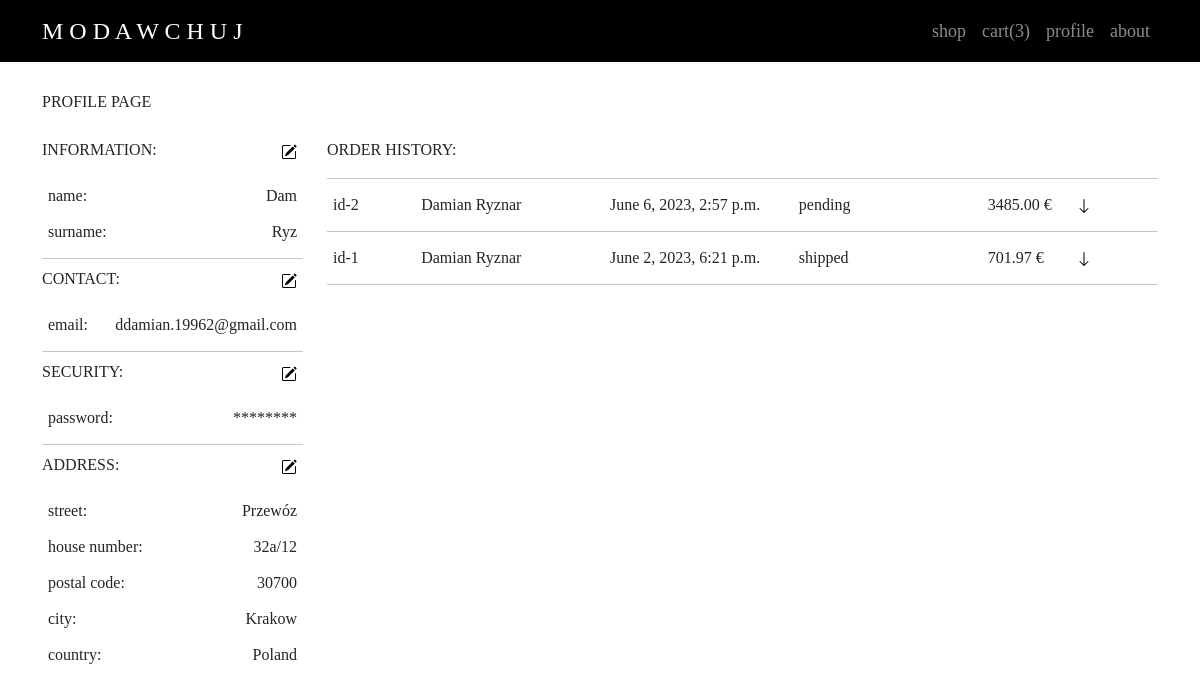
Before: /user/ (signed in) with the older database file.
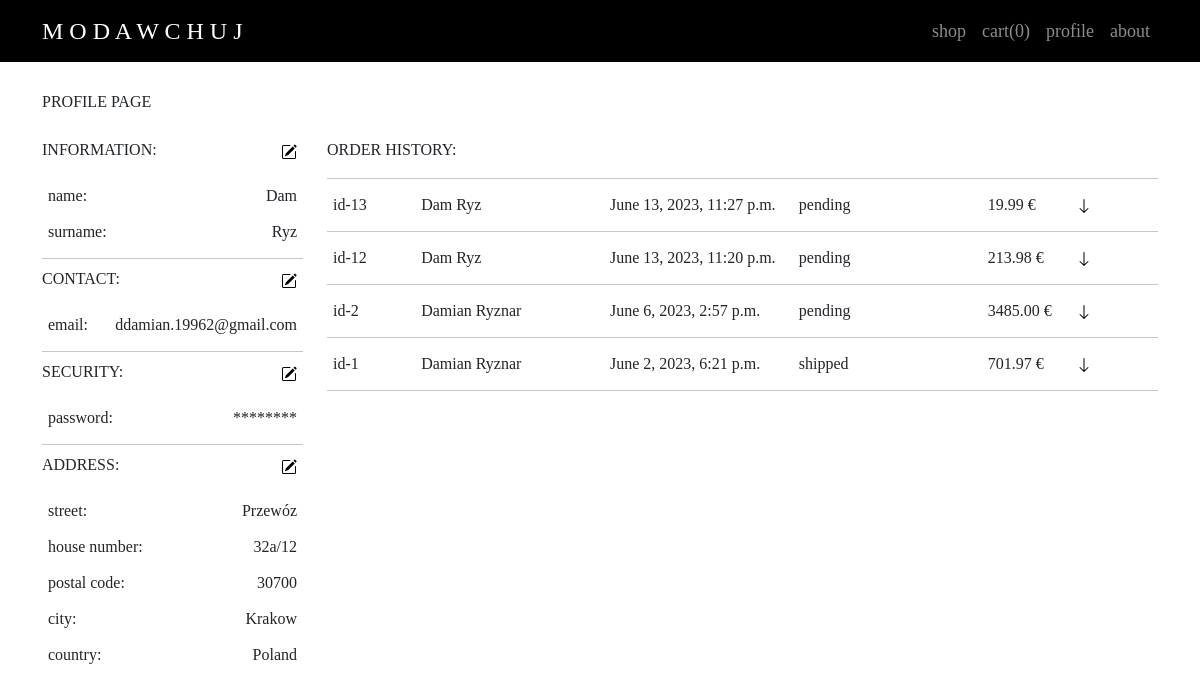
After: the same page with the newer database file.
### user/models.py (models this page shows)
class UserAddress(models.Model):
    user_id = models.ForeignKey(User, on_delete=models.CASCADE)
    country = models.CharField(max_length=56)
    city = models.CharField(max_length=128)
    postal = models.IntegerField()
    street = models.CharField(max_length=128)
    number = models.CharField(max_length=10)

class Order(models.Model):
    user_id = models.ForeignKey(User, on_delete=models.DO_NOTHING, null=True)
    stripe_id = models.CharField(max_length=500, null=True)
    email = models.CharField(max_length=128)
    date = models.DateTimeField()
    status = models.CharField(max_length=16, default=settings.ORDER_STATUSES[0])
    first_name = models.CharField(max_length=64)
    last_name = models.CharField(max_length=64)
    country = models.CharField(max_length=56)
    city = models.CharField(max_length=128)
    postal = models.IntegerField()
    street = models.CharField(max_length=128)
    number = models.CharField(max_length=10)
    def overall_price(self):
        price = 0.00
        items = OrderedItems.objects.values_list("quantity", "price_piece").filter(order_id=self.id)
        for item in items:
            price += item[0] * item[1]
        return price

### user/views.py (the view)
# urls.py: path("", views.profile, name="profile"),
@login_required
def profile(request):
    return render(request, "user/profile.html", {
        "user_address": get_user_address(request),
        "orders": get_user_orders(request),
        "cart": Cart.get_cart_items(request)
    })

### user/helpers.py (called while the page is built)
def get_user_address(request):
    try:
        address = UserAddress.objects.get(user_id=request.user.id)
    except ObjectDoesNotExist:
        address = None
    return address

def get_user_orders(request):
    orders_list = []
    orders = Order.objects.filter(user_id=request.user.id)
    for instance in orders:
        order = {}
        order["order_info"] = instance
        order["order_items"] = OrderedItems.objects.select_related("item_id").filter(order_id=instance.id)
        orders_list.append(order)
    return orders_list[::-1]

### user/models.py (called while the page is built, shortened)
    def overall_price(self):
        return self.quantity * self.price_piece

    def get_cart_items(request):
        if request.user.is_authenticated:
            return (Cart.objects.select_related("item_id").filter(user_id=request.user.id), Cart.get_cart_items_quantity(request))

    def get_cart_items_quantity(request):
        quantity = 0
        for item in Cart.objects.filter(user_id=request.user.id):
            quantity += item.quantity
        return quantity

### user/templates/user/profile.html (shortened to what this page needs)
{% extends "layout_main.html" %}
{% load socialaccount %}
{% load static %}
{% block body %}
    <link href="{% static 'user/profile.css' %}" rel="stylesheet">
    <div class="navbar-space"></div>
    <div class="container">
        <div class="row">
            <h7>PROFILE PAGE</h7><br><br>
        </div>
        <div class="row">
            <div class="col-lg-3 order-1">
                <div class="flex">
                    <div>
                        <p>
                            <h7>INFORMATION:</h7>
                            <button class="edit-button" type="button" data-bs-toggle="modal" data-bs-target="#modal_info">
                            </button>
                        </p>
                    </div>
                    <div>
                        <table>
                            <tr>
                                <td>name:</td>
                                <td class="text-end">{{ request.user.first_name }}</td>
                            </tr>
                            <tr>
                                <td>surname:</td>
                                <td class="text-end">{{ request.user.last_name }}</td>
                            </tr>
                        </table>
                    </div>
                    <hr class="dropdown-divider">
                    <div>
                        <p>
                            <h7>CONTACT:</h7>
                            <button class="edit-button" type="button" data-bs-toggle="modal" data-bs-target="#modal_contact">
                            </button>
                        </p>
                    </div>
                    <div>
                        <table>
                            <tr>
                                <td>email:</td>
                                <td class="text-end">{{ request.user.email }}</td>
                            </tr>
                        </table>
                    </div>
                    <hr class="dropdown-divider">
                    {% get_social_accounts user as accounts %}
                    {% if not accounts %}
                        <div>
                            <p>
                                <h7>SECURITY:</h7>
                                <button class="edit-button" type="button" data-bs-toggle="modal" data-bs-target="#modal_security">
                                </button>
                            </p>
                        </div>
                        <div>
                            <table>
                                <tr>
                                    <td>password:</td>
                                    <td class="text-end">********</td>
                                </tr>
                            </table>
                        </div>
                        <hr class="dropdown-divider">
                    {% endif %}
                    <div>
                        <p><h7>ADDRESS:</h7>
                            <button class="edit-button" type="button" data-bs-toggle="modal" data-bs-target="#modal_address">
                            </button>
                        </p>
                    </div>
                    <table>
                        <tr>
                            <td>street:</td>
                            <td class="text-end">{{ user_address.street }}</td>
                        </tr>
                        <tr>
                            <td>house number:</td>
                            <td class="text-end">{{ user_address.number }}</td>
                        </tr>
                        <tr>
                            <td>postal code:</td>
                            <td class="text-end">{{ user_address.postal }}</td>
                        </tr>
                        <tr>
                            <td>city:</td>
                            <td class="text-end">{{ user_address.city }}</td>
                        </tr>
                        <tr>
                            <td>country:</td>
                            <td class="text-end">{{ user_address.country }}</td>
                        </tr>
                    </table>
                </div>
            </div>
            <div class="col-lg-9 top-padding order-2">
                <div>
                    <p><h7>ORDER HISTORY:</h7></p>
                </div>
                <hr class="dropdown-divider">
                {% for order in orders %}
                    <table>
                        <tbody>
                            <tr>
                                <td class="fixed-width-small" scope="col">id-{{ order.order_info.id }}</td>
                                <td class="fixed-width-big" scope="col">{{ order.order_info.first_name }} {{ order.order_info.last_name }}</td>
                                <td class="fixed-width-big" scope="col">{{ order.order_info.date }}</td>
                                <td class="fixed-width-big" scope="col">{{ order.order_info.status }}</td>
                                <td class="fixed-width-small" scope="col">{{ order.order_info.overall_price|floatformat:2 }} €</td>
                                <td class="fixed-width-small" scope="col">
                                    <a data-bs-toggle="collapse" href="#collapse{{ order.order_info.id }}" role="button" aria-expanded="false" aria-controls="collapse{{ order.order_info.id }}">
                                        <svg xmlns="http://www.w3.org/2000/svg" width="16" height="16" fill="currentColor" class="bi bi-arrow-down" viewBox="0 0 16 16">
                                            <path fill-rule="evenodd" d="M8 1a.5.5 0 0 1 .5.5v11.793l3.146-3.147a.5.5 0 0 1 .708.708l-4 4a.5.5 0 0 1-.708 0l-4-4a.5.5 0 0 1 .708-.708L7.5 13.293V1.5A.5.5 0 0 1 8 1z"/>
                                        </svg>
                                    </a>
                                </td>
                            </tr>
                        </tbody>
                    </table>
                    <hr class="dropdown-divider">
                {% endfor %}
            </div>
        </div>
    </div>
{% endblock %}

### templates/layout_main.html (shortened to what this page needs)
{% load static %}
<!DOCTYPE html>
<html lang="en">
    <head>
         <link href="https://cdn.jsdelivr.net/npm/bootstrap@5.0.2/dist/css/bootstrap.min.css" rel="stylesheet">
    </head>
    <body>
        <nav class="navbar navbar-expand-lg navbar-dark custom-transparent fixed-top">
            <div class="container">
                <a class="navbar-brand" href="{% url 'base:index' %}">M O D A W C H U J</a>
                <div class="collapse navbar-collapse" id="navbarSupportedContent">
                    <ul class="navbar-nav ms-auto mb-2 mb-lg-0">
                        <li class="nav-item dropdown">
                            <li class="nav-item">
                                <a class="nav-link" href="{% url 'items:search' page=1 %}">shop</a>
                            </li>
                            <div class="dropdown">
                                <a class="nav-item nav-link" href="#" id="navbarDropdown" role="button" data-bs-toggle="dropdown" aria-expanded="false">cart({{ cart.1 }})</a>
                            </div>
                            <div class="dropdown">
                                <a class="nav-item nav-link" href="#" id="navbarDropdown" role="button" data-bs-toggle="dropdown" aria-expanded="false">profile</a>
                            </div>
                            <li class="nav-item">
                                <a class="nav-link" href="{% url 'base:about' %}">about</a>
                            </li>
                        </li>
                    </ul>
                </div>
            </div>
        </nav>
        {% block body %}{% endblock %}
    </body>
</html>

### user/static/user/profile.css (style rules this page uses)
.navbar-space { width: 100%; height: 90px; background-color: transparent; }
.custom-transparent { background-color: rgb(0, 0, 0); }
.edit-button { border: none; background-color: transparent; float: right; }
table { border-collapse: collapse; width: 100%; }
table td, table th { border: none; padding: 6px; }
svg { color: black; }
.text-end { text-align: end; }
.fixed-width-big { width: 150px; }
.fixed-width-small { width: 70px; }

### templates/layout_main.html (style rules this page uses)
body { font-family: 'Andale Mono'; }
.navbar { z-index: 9999; }
.navbar-brand { font-size: 24px; }
.nav-link { font-size: 18px; }
.custom-transparent { background-color: rgb(0, 0, 0, 0.0); }

Changed rows visible on the page:
added Order: order_info.id "13", order_info.first_name "Dam", order_info.last_name "Ryz", order_info "June 13, 2023, 11:27 p.m.", order_info.status "pending", order_info.overall_price "19.99"
added Order: order_info.id "12", order_info.first_name "Dam", order_info.last_name "Ryz", order_info "June 13, 2023, 11:20 p.m.", order_info.status "pending", order_info.overall_price "213.98"
Other visible differences:
{{ cart.1 }}: "3" → "0"
